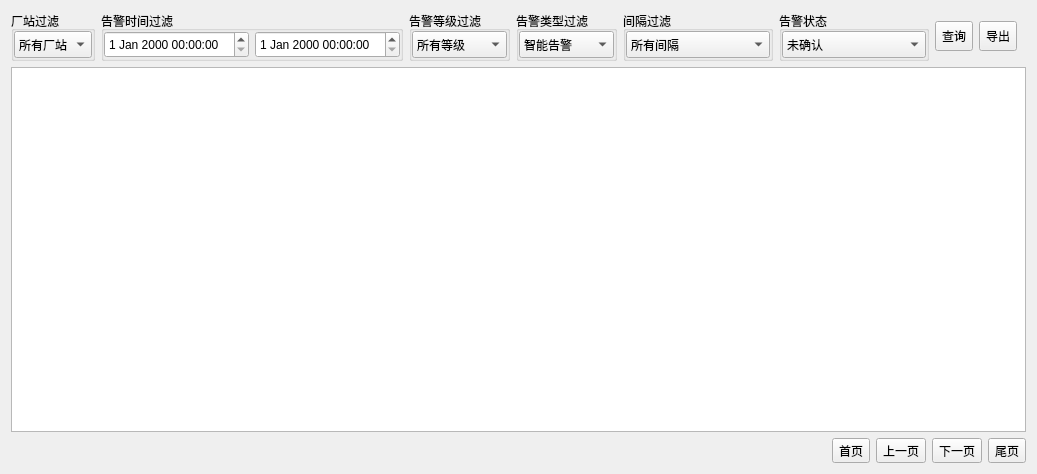
<?xml version="1.0" encoding="UTF-8"?>
<ui version="4.0">
 <class>HistoryAlarmQuery</class>
 <widget class="QWidget" name="HistoryAlarmQuery">
  <property name="geometry">
   <rect>
    <x>0</x>
    <y>0</y>
    <width>994</width>
    <height>474</height>
   </rect>
  </property>
  <property name="windowTitle">
   <string>Form</string>
  </property>
  <layout class="QVBoxLayout" name="verticalLayout" stretch="1,20,1">
   <item>
    <layout class="QHBoxLayout" name="horizontalLayout">
     <property name="rightMargin">
      <number>9</number>
     </property>
     <item>
      <widget class="QGroupBox" name="groupBox_6">
       <property name="sizePolicy">
        <sizepolicy hsizetype="Expanding" vsizetype="Expanding">
         <horstretch>0</horstretch>
         <verstretch>0</verstretch>
        </sizepolicy>
       </property>
       <property name="maximumSize">
        <size>
         <width>150</width>
         <height>50</height>
        </size>
       </property>
       <property name="title">
        <string>厂站过滤</string>
       </property>
       <layout class="QGridLayout" name="gridLayout_8">
        <property name="leftMargin">
         <number>0</number>
        </property>
        <property name="topMargin">
         <number>0</number>
        </property>
        <property name="rightMargin">
         <number>0</number>
        </property>
        <property name="bottomMargin">
         <number>0</number>
        </property>
        <item row="0" column="0">
         <widget class="QComboBox" name="comboBox_AlarmLevel_4">
          <property name="sizePolicy">
           <sizepolicy hsizetype="Expanding" vsizetype="Expanding">
            <horstretch>0</horstretch>
            <verstretch>0</verstretch>
           </sizepolicy>
          </property>
          <property name="maximumSize">
           <size>
            <width>16777215</width>
            <height>16777215</height>
           </size>
          </property>
          <item>
           <property name="text">
            <string>所有厂站</string>
           </property>
          </item>
         </widget>
        </item>
       </layout>
      </widget>
     </item>
     <item>
      <widget class="QGroupBox" name="groupBox">
       <property name="maximumSize">
        <size>
         <width>400</width>
         <height>50</height>
        </size>
       </property>
       <property name="title">
        <string>告警时间过滤</string>
       </property>
       <layout class="QGridLayout" name="gridLayout_2">
        <property name="leftMargin">
         <number>0</number>
        </property>
        <property name="topMargin">
         <number>0</number>
        </property>
        <property name="rightMargin">
         <number>0</number>
        </property>
        <property name="bottomMargin">
         <number>0</number>
        </property>
        <item row="0" column="1">
         <widget class="QDateTimeEdit" name="dateTimeEdit_end">
          <property name="sizePolicy">
           <sizepolicy hsizetype="Expanding" vsizetype="Expanding">
            <horstretch>0</horstretch>
            <verstretch>0</verstretch>
           </sizepolicy>
          </property>
          <property name="maximumSize">
           <size>
            <width>16777215</width>
            <height>16777215</height>
           </size>
          </property>
         </widget>
        </item>
        <item row="0" column="0">
         <widget class="QDateTimeEdit" name="dateTimeEdit_begin">
          <property name="sizePolicy">
           <sizepolicy hsizetype="Expanding" vsizetype="Expanding">
            <horstretch>0</horstretch>
            <verstretch>0</verstretch>
           </sizepolicy>
          </property>
          <property name="maximumSize">
           <size>
            <width>16777215</width>
            <height>16777215</height>
           </size>
          </property>
         </widget>
        </item>
       </layout>
      </widget>
     </item>
     <item>
      <widget class="QGroupBox" name="groupBox_2">
       <property name="sizePolicy">
        <sizepolicy hsizetype="Expanding" vsizetype="Expanding">
         <horstretch>0</horstretch>
         <verstretch>0</verstretch>
        </sizepolicy>
       </property>
       <property name="maximumSize">
        <size>
         <width>150</width>
         <height>50</height>
        </size>
       </property>
       <property name="title">
        <string>告警等级过滤</string>
       </property>
       <layout class="QGridLayout" name="gridLayout">
        <property name="leftMargin">
         <number>0</number>
        </property>
        <property name="topMargin">
         <number>0</number>
        </property>
        <property name="rightMargin">
         <number>0</number>
        </property>
        <property name="bottomMargin">
         <number>0</number>
        </property>
        <item row="0" column="0">
         <widget class="QComboBox" name="comboBox_AlarmLevel">
          <property name="sizePolicy">
           <sizepolicy hsizetype="Expanding" vsizetype="Expanding">
            <horstretch>0</horstretch>
            <verstretch>0</verstretch>
           </sizepolicy>
          </property>
          <property name="maximumSize">
           <size>
            <width>16777215</width>
            <height>16777215</height>
           </size>
          </property>
          <item>
           <property name="text">
            <string>所有等级</string>
           </property>
          </item>
         </widget>
        </item>
       </layout>
      </widget>
     </item>
     <item>
      <widget class="QGroupBox" name="groupBox_3">
       <property name="sizePolicy">
        <sizepolicy hsizetype="Expanding" vsizetype="Expanding">
         <horstretch>0</horstretch>
         <verstretch>0</verstretch>
        </sizepolicy>
       </property>
       <property name="maximumSize">
        <size>
         <width>150</width>
         <height>50</height>
        </size>
       </property>
       <property name="title">
        <string>告警类型过滤</string>
       </property>
       <layout class="QGridLayout" name="gridLayout_4">
        <property name="leftMargin">
         <number>0</number>
        </property>
        <property name="topMargin">
         <number>0</number>
        </property>
        <property name="rightMargin">
         <number>0</number>
        </property>
        <property name="bottomMargin">
         <number>0</number>
        </property>
        <item row="0" column="0">
         <widget class="QComboBox" name="comboBox_AlarmType">
          <property name="sizePolicy">
           <sizepolicy hsizetype="Expanding" vsizetype="Expanding">
            <horstretch>0</horstretch>
            <verstretch>0</verstretch>
           </sizepolicy>
          </property>
          <property name="maximumSize">
           <size>
            <width>16777215</width>
            <height>16777215</height>
           </size>
          </property>
          <item>
           <property name="text">
            <string>智能告警</string>
           </property>
          </item>
          <item>
           <property name="text">
            <string>原始告警</string>
           </property>
          </item>
         </widget>
        </item>
       </layout>
      </widget>
     </item>
     <item>
      <widget class="QGroupBox" name="groupBox_4">
       <property name="minimumSize">
        <size>
         <width>150</width>
         <height>50</height>
        </size>
       </property>
       <property name="title">
        <string>间隔过滤</string>
       </property>
       <layout class="QGridLayout" name="gridLayout_5">
        <property name="leftMargin">
         <number>0</number>
        </property>
        <property name="topMargin">
         <number>0</number>
        </property>
        <property name="rightMargin">
         <number>0</number>
        </property>
        <property name="bottomMargin">
         <number>0</number>
        </property>
        <item row="0" column="0">
         <widget class="QComboBox" name="comboBox_bayType">
          <property name="sizePolicy">
           <sizepolicy hsizetype="Expanding" vsizetype="Expanding">
            <horstretch>0</horstretch>
            <verstretch>0</verstretch>
           </sizepolicy>
          </property>
          <item>
           <property name="text">
            <string>所有间隔</string>
           </property>
          </item>
         </widget>
        </item>
       </layout>
      </widget>
     </item>
     <item>
      <widget class="QGroupBox" name="groupBox_5">
       <property name="minimumSize">
        <size>
         <width>150</width>
         <height>50</height>
        </size>
       </property>
       <property name="title">
        <string>告警状态</string>
       </property>
       <layout class="QGridLayout" name="gridLayout_6">
        <property name="leftMargin">
         <number>0</number>
        </property>
        <property name="topMargin">
         <number>0</number>
        </property>
        <property name="rightMargin">
         <number>0</number>
        </property>
        <property name="bottomMargin">
         <number>0</number>
        </property>
        <item row="0" column="0">
         <widget class="QComboBox" name="comboBox_alarmStatus">
          <property name="sizePolicy">
           <sizepolicy hsizetype="Expanding" vsizetype="Expanding">
            <horstretch>0</horstretch>
            <verstretch>0</verstretch>
           </sizepolicy>
          </property>
          <item>
           <property name="text">
            <string>未确认</string>
           </property>
          </item>
          <item>
           <property name="text">
            <string>已确认</string>
           </property>
          </item>
          <item>
           <property name="text">
            <string>全部告警</string>
           </property>
          </item>
         </widget>
        </item>
       </layout>
      </widget>
     </item>
     <item>
      <spacer name="horizontalSpacer">
       <property name="orientation">
        <enum>Qt::Horizontal</enum>
       </property>
       <property name="sizeHint" stdset="0">
        <size>
         <width>40</width>
         <height>20</height>
        </size>
       </property>
      </spacer>
     </item>
     <item>
      <widget class="QToolButton" name="btnSelect">
       <property name="sizePolicy">
        <sizepolicy hsizetype="Expanding" vsizetype="Expanding">
         <horstretch>0</horstretch>
         <verstretch>0</verstretch>
        </sizepolicy>
       </property>
       <property name="maximumSize">
        <size>
         <width>60</width>
         <height>30</height>
        </size>
       </property>
       <property name="text">
        <string>查询</string>
       </property>
      </widget>
     </item>
     <item>
      <widget class="QToolButton" name="btnExport">
       <property name="sizePolicy">
        <sizepolicy hsizetype="Expanding" vsizetype="Expanding">
         <horstretch>0</horstretch>
         <verstretch>0</verstretch>
        </sizepolicy>
       </property>
       <property name="maximumSize">
        <size>
         <width>60</width>
         <height>30</height>
        </size>
       </property>
       <property name="text">
        <string>导出</string>
       </property>
      </widget>
     </item>
    </layout>
   </item>
   <item>
    <widget class="QTableView" name="tableMain"/>
   </item>
   <item>
    <layout class="QHBoxLayout" name="horizontalLayout_2">
     <item>
      <widget class="QLabel" name="labPageCount">
       <property name="sizePolicy">
        <sizepolicy hsizetype="Expanding" vsizetype="Expanding">
         <horstretch>0</horstretch>
         <verstretch>0</verstretch>
        </sizepolicy>
       </property>
       <property name="text">
        <string/>
       </property>
      </widget>
     </item>
     <item>
      <widget class="QLabel" name="labPageCurrent">
       <property name="sizePolicy">
        <sizepolicy hsizetype="Expanding" vsizetype="Expanding">
         <horstretch>0</horstretch>
         <verstretch>0</verstretch>
        </sizepolicy>
       </property>
       <property name="text">
        <string/>
       </property>
      </widget>
     </item>
     <item>
      <widget class="QLabel" name="labResultCount">
       <property name="sizePolicy">
        <sizepolicy hsizetype="Expanding" vsizetype="Expanding">
         <horstretch>0</horstretch>
         <verstretch>0</verstretch>
        </sizepolicy>
       </property>
       <property name="text">
        <string/>
       </property>
      </widget>
     </item>
     <item>
      <widget class="QLabel" name="labResultCurrent">
       <property name="sizePolicy">
        <sizepolicy hsizetype="Expanding" vsizetype="Expanding">
         <horstretch>0</horstretch>
         <verstretch>0</verstretch>
        </sizepolicy>
       </property>
       <property name="text">
        <string/>
       </property>
      </widget>
     </item>
     <item>
      <widget class="QLabel" name="labResult">
       <property name="sizePolicy">
        <sizepolicy hsizetype="Expanding" vsizetype="Expanding">
         <horstretch>0</horstretch>
         <verstretch>0</verstretch>
        </sizepolicy>
       </property>
       <property name="text">
        <string/>
       </property>
      </widget>
     </item>
     <item>
      <spacer name="horizontalSpacer_2">
       <property name="orientation">
        <enum>Qt::Horizontal</enum>
       </property>
       <property name="sizeHint" stdset="0">
        <size>
         <width>40</width>
         <height>20</height>
        </size>
       </property>
      </spacer>
     </item>
     <item>
      <widget class="QToolButton" name="btnFirst">
       <property name="text">
        <string>首页</string>
       </property>
      </widget>
     </item>
     <item>
      <widget class="QToolButton" name="btnPre">
       <property name="text">
        <string>上一页</string>
       </property>
      </widget>
     </item>
     <item>
      <widget class="QToolButton" name="btnNext">
       <property name="text">
        <string>下一页</string>
       </property>
      </widget>
     </item>
     <item>
      <widget class="QToolButton" name="btnLast">
       <property name="text">
        <string>尾页</string>
       </property>
      </widget>
     </item>
    </layout>
   </item>
  </layout>
 </widget>
 <resources/>
 <connections/>
</ui>
